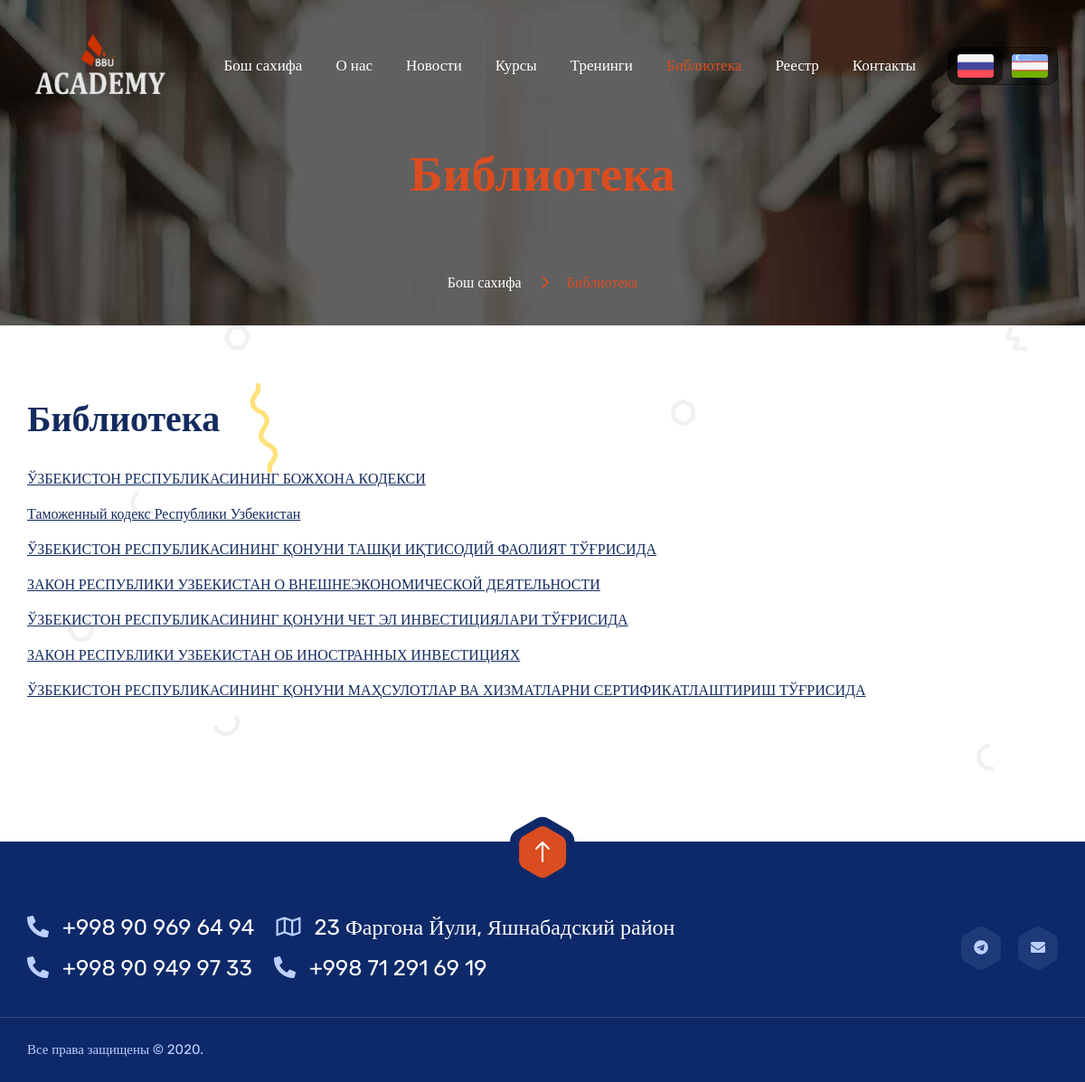
/library/, run on the app's committed database.
### settings/models.py (models this page shows, shortened)
class Page(models.Model):
    name = models.CharField("Имя страницы (из urls.py)", max_length=200, unique=True)
    template_name = models.CharField("Путь к шаблону", max_length=200, null=True, blank=True)
    parent_page = models.ForeignKey(verbose_name="Следует после (в хлебных крошках)", to='Page', on_delete=models.DO_NOTHING, null=True, blank=True)
    sorting = models.PositiveIntegerField("Порядок отображения в меню", default=0, blank=False, null=False)
    title = models.CharField("Заголовок страницы", max_length=200)
    show_in_menu = models.BooleanField("Показывать в меню", default=False)
    menu_name = models.CharField("Название в меню", help_text="Оставьте пустым, чтобы использовать заголовок страницы", max_length=200, null=True, blank=True)
    meta_description = models.CharField("Описание (мета-тег)", help_text="Необязательно. Используется для SEO.", max_length=1000, null=True, blank=True)
    meta_keywords = models.CharField("Ключевые слова (мета-тег)", help_text="Необязательно. Используется для SEO.", max_length=500, null=True, blank=True)
    meta_robots = models.CharField("Robots (мета-тег)", help_text="Необязательно. Используется для SEO.", max_length=500, null=True, blank=True)
    def get_menu_name(self):
        return self.menu_name if self.menu_name else self.title
    def breadcrumbs(self, first_call=True):
        if first_call:
            this_value = f"""<li class="active">{self.title}</li>"""
        else:
            this_value = f"""<li><a href="{reverse(self.name)}" title="{self.title}">{self.title}</a></li>"""
        if self.parent_page:
            return f"{self.parent_page.breadcrumbs(False)}\n{this_value}"
        else:
            return this_value
    class Meta:
        ordering = ['sorting']
        verbose_name = "Настройки страницы"
        verbose_name_plural = "Настройки страниц"

class StaticInformation(models.Model):
    name = models.CharField("Название", max_length=200)
    key = models.CharField("Ключ", max_length=200)
    value = models.CharField("Значение", max_length=500)
    class Meta:
        verbose_name = "Статическая информация"
        verbose_name_plural = "Статическая информация"

### settings/views.py (the view)
# urls.py: path('library/', other_views.Static.as_view(), name='library'),
class Static(View):
    def get(self, request):
        page = get_object_or_404(Page, name=resolve(request.path_info).url_name)
        return render(request, page.template_name, {"page": page})

### templates/library.html (shortened to what this page needs)
{% extends 'base.html' %}
{% load static %}
{% load front_tags %}
{% block main %}
<section>
    <div class="w-100 pt-60 position-relative">
        <div class="fixed-bg" style="background-image: url({% static 'images/library.jpg' %});"></div>
        <div class="container">
            <div class="page-title-wrap text-center w-100 d-inline-block">
                <div class="page-title-inner d-inline-block">
                    <h2 class="mb-0 text-color7">{{ page.title }}</h2>
                </div>
                <div class="breadcrumbs-wrap w-100">
                    <ul class="breadcrumbs mb-0 list-unstyled d-inline-flex">
                        {{ page.breadcrumbs| safe }}
                    </ul>
                </div>
            </div>
        </div>
    </div>
</section>
<section>
    <div class="w-100 pt-40 pb-100 position-relative">
        <div id="particles1" class="particles-js top-left" data-color="#ffe27a" data-saturation="300" data-size="40"
             data-count="8" data-speed="2" data-hide="770" data-image="assets"></div>
        <div class="container">
            <div class="about-wrap5 w-100">
                <div class="row align-items-center">
                    <div class="col-md-12 col-sm-12 col-lg-12">
                        <div class="about-desc5 w-100 mt-40">
                                <h2 class="mb-0">Библиотека</h2>
                                <p style="text-align: justify;"><a href="http://www.lex.uz/docs/2876354" target="_blank" rel="noopener">ЎЗБЕКИСТОН РЕСПУБЛИКАСИНИНГ БОЖХОНА КОДЕКСИ</a></p>
                                <p style="text-align: justify;"><a href="http://www.lex.uz/docs/2876354" target="_blank" rel="noopener">Таможенный кодекс Республики Узбекистан</a></p>
                                <p style="text-align: justify;"><a href="http://www.lex.uz/docs/2876354" target="_blank" rel="noopener">ЎЗБЕКИСТОН РЕСПУБЛИКАСИНИНГ ҚОНУНИ ТАШҚИ ИҚТИСОДИЙ ФАОЛИЯТ ТЎҒРИСИДА</a></p>
                                <p style="text-align: justify;"><a href="http://www.lex.uz/docs/2876354" target="_blank" rel="noopener">ЗАКОН РЕСПУБЛИКИ УЗБЕКИСТАН О ВНЕШНЕЭКОНОМИЧЕСКОЙ ДЕЯТЕЛЬНОСТИ</a></p>
                                <p style="text-align: justify;"><a href="http://www.lex.uz/docs/2876354" target="_blank" rel="noopener">ЎЗБЕКИСТОН РЕСПУБЛИКАСИНИНГ ҚОНУНИ ЧЕТ ЭЛ ИНВЕСТИЦИЯЛАРИ ТЎҒРИСИДА</a></p>
                                <p style="text-align: justify;"><a href="http://www.lex.uz/docs/2876354" target="_blank" rel="noopener">ЗАКОН РЕСПУБЛИКИ УЗБЕКИСТАН ОБ ИНОСТРАННЫХ ИНВЕСТИЦИЯХ</a></p>
                                <p style="text-align: justify;"><a href="http://www.lex.uz/docs/2876354" target="_blank" rel="noopener">ЎЗБЕКИСТОН РЕСПУБЛИКАСИНИНГ ҚОНУНИ МАҲСУЛОТЛАР ВА ХИЗМАТЛАРНИ СЕРТИФИКАТЛАШТИРИШ ТЎҒРИСИДА</a></p>
                        </div>
                    </div>
                </div>
            </div>
        </div>
    </div>
</section>
{% endblock %}

### templates/base.html (shortened to what this page needs)
<!DOCTYPE html>
<html lang="ru">
<head>
    {% load static %}
    {% load i18n %}
    <link rel="stylesheet" href="{% static 'css/all.min.css' %}">
    <link rel="stylesheet" href="{% static 'css/flaticon.css' %}">
    <link rel="stylesheet" href="{% static 'css/animate.min.css' %}">
    <link rel="stylesheet" href="{% static 'css/bootstrap.min.css' %}">
    <link rel="stylesheet" href="{% static 'css/bootstrap-select.min.css' %}">
    <link rel="stylesheet" href="{% static 'css/owl.carousel.min.css' %}">
    <link rel="stylesheet" href="{% static 'css/jquery.fancybox.min.css' %}">
    <link rel="stylesheet" href="{% static 'css/perfect-scrollbar.css' %}">
    <link rel="stylesheet" href="{% static 'css/slick.css' %}">
    <link rel="stylesheet" href="{% static 'css/style.css' %}">
    <link rel="stylesheet" href="{% static 'css/responsive.css' %}">
    <link rel="stylesheet" href="{% static 'css/color.css' %}">
    <link rel="stylesheet" href="{% static 'css/revolution/settings.css' %}">
    <link rel="stylesheet" href="{% static 'css/revolution/layers.css' %}">
    <link rel="stylesheet" href="{% static 'css/revolution/navigation.css' %}">
    <link rel="stylesheet" href="{% static 'css/additional.css' %}">
</head>
<body>
    <main>
        <header class="style1 logo-left">
            <div class="container d-flex flex-row justify-content-between flex-nowrap">
                <div class="header-nav-wrap w-100">
                    <nav class="nav-wrap d-flex flex-row align-items-center justify-content-between flex-nowrap">
                        <div class="menu-wrap d-flex flex-row justify-content-start flex-nowrap w-100">
                            <div class="logo">
                                <a class="desktop-logo" href="{% url 'index' %}" title="{{ page.title }}">
                                    <img class="default-logo img-fluid" src="{% static '/images/logo-w.png' %}" alt="Logo"
                                         srcset="{% static '/images/logo-w.png' %}" width="160">
                                </a>
                            </div>
                            <div class="menu d-flex flex-row align-items-center justify-content-end flex-nowrap w-100">
                                <ul class="main-menu mb-0 list-unstyled d-flex flex-row align-items-center justify-content-start flex-wrap">
                                    {{ page_menu| safe }}
                                </ul>
                            </div>
                        </div>
                        <div class="menu-right-icons d-flex flex-row align-items-center justify-content-end flex-nowrap">
                            <div class="languages d-flex">
                                <a href="{% url 'set_language' 'ru' %}" class="language-item {% if request.LANGUAGE_CODE == "ru" %}active{% endif %}">
                                    <img src="{% static 'images/flag-ru.png' %}" alt="Флаг России">
                                </a>
                                <a href="{% url 'set_language' 'uz' %}" class="language-item {% if request.LANGUAGE_CODE == "uz" %}active{% endif %}">
                                    <img src="{% static 'images/flag-uz.png' %}" alt="Флаг Узбекистана">
                                </a>
                            </div>
                        </div>
                    </nav>
                </div>
            </div>
        </header>
        {% block main %}
        {% endblock %}
        <footer>
            <div class="w-100 pt-70 bg-color14 text-color15 position-relative">
                <div class="scroll-top-btn position-absolute"><a href="javascript:void(0);" title=""><i
                        class="metaicon-arrow-pointing-to-up"></i></a></div>
                <div class="container">
                    <div class="footer-content-wrap align-items-center d-flex justify-content-between flex-wrap w-100">
                        <div class="footer-content-inner">
                            <ul class="mb-0 d-flex list-unstyled">
                                <li class="text-white"><a href="tel:{{ phone1 }}" title="{% translate "Позвонить на номер" %} {{ phone1 }}"><i
                                        class="fas fa-phone-alt text-color15"></i>{{ phone1 }}</a></li>
                                <li class="text-white"><i class="far fa-map text-color15"></i>{{ address }}
                                </li>
                            </ul>
                            <ul class="mb-0 d-flex list-unstyled">
                                <li class="text-white"><a href="tel:{{ phone2 }}" title="{% translate "Позвонить на номер" %} {{ phone2 }}"><i
                                        class="fas fa-phone-alt text-color15"></i>{{ phone2 }}</a></li>
                                <li class="text-white"><a href="tel:{{ phone3 }}" title="{% translate "Позвонить на номер" %} {{ phone3 }}"><i
                                        class="fas fa-phone-alt text-color15"></i>{{ phone3 }}</a></li>
                            </ul>
                        </div>
                        <div class="scl-links2">
                            <a href="https://t.me/{% if telegram|slice:":1" == "@" %}{{ telegram|slice:"1:" }}{% else %}{{ telegram }}{% endif %}"
                               title="{% translate "Перейти в наш telegram" %}" target="_blank"><i class="fab fa-telegram"></i></a>
                            <a href="mailto:{{ email }}" title="{% translate "Написать сообщение на нашу почту" %}" target="_blank"><i
                                    class="fas fa-envelope"></i></a>
                        </div>
                    </div>
                    <div class="copyright w-100">
                        <p class="mb-0">Все права защищены &copy; 2020.</p>
                    </div>
                </div>
            </div>
        </footer>
    </main>
</body>

### static/css/color.css (style rules this page uses)
.thm-brd-clr, { border-color: #ffe27a; }

### static/css/additional.css (style rules this page uses)
@media screen and (max-width: 1200px) { .container { padding: 0 15px } }
footer { margin-top: 40px; }
.responsive-menu ul li a.active, .main-menu li a.active { color: var(--color7) !important; }
html { scroll-behavior: smooth; }
.languages { background-color: rgba(0,0,0, 0.2); border: 1px solid rgba(0,0,0, 0.5); border-radius: 12px; }
.languages .language-item.active { background-color: rgba(0,0,0, 0.5); border-radius: 10px; }
.language-item { padding: 0 10px; display: block; width: 60px; }
.language-item img { height: auto; width: 100%; }

### data on the page
Page: title "Библиотека", breadcrumbs "Бош сахифа"
StaticInformation: value "+998 90 969 64 94"
StaticInformation: value "23 Фаргона Йули, Яшнабадский район"
StaticInformation: value "+998 90 949 97 33"
StaticInformation: value "+998 71 291 69 19"

### other printed values
{{ page_menu| safe }} "Бош сахифа О нас Новости Курсы Тренинги Библиотека Реестр Контакты"
